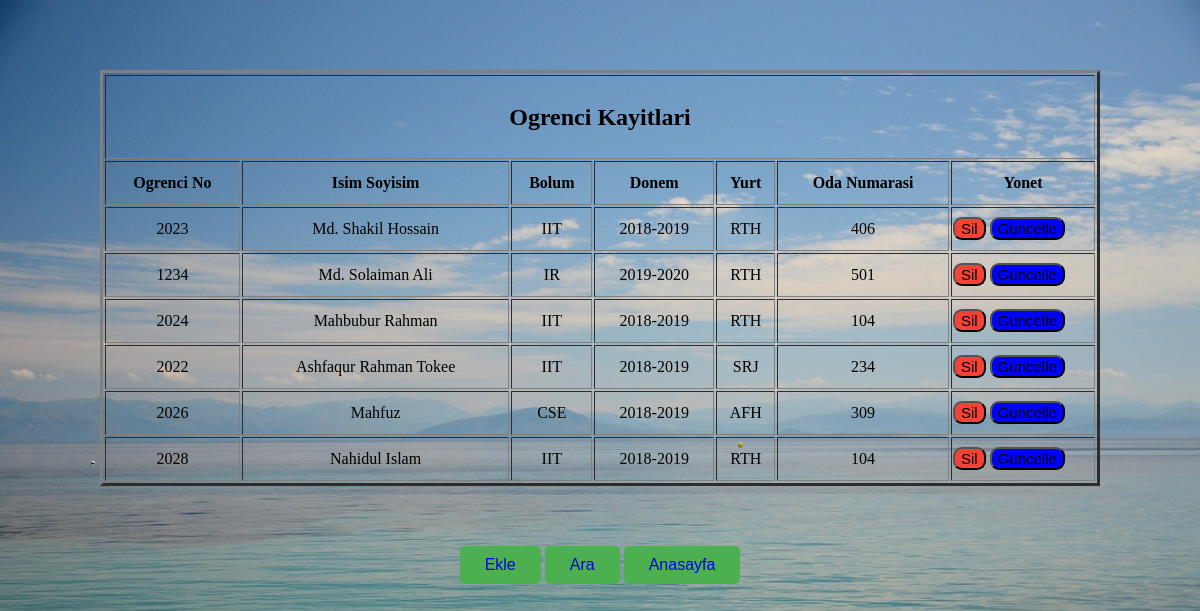
/Student/DispStudent.php, run on the app's committed database.
### tables this page shows
CREATE TABLE `student` (
  `Stu_id` int(10) NOT NULL,
  `Name` varchar(40) NOT NULL,
  `Department` varchar(30) NOT NULL,
  `Session` varchar(20) NOT NULL,
  `hall` varchar(250) NOT NULL,
  `Room_Number` int(10) NOT NULL,
  `Floor_Number` varchar(10) NOT NULL
);

### Student/DispStudent.php (the view, shortened to what this page needs)
 <!DOCTYPE html>
<html>
	<head>
	</head>
	<body bgcolor="lightblue">
	<table align="center" class="table2" border="3px solid black" style="width:1000px; line-height:40px;">
	<tr>
		<th colspan="8"><h2>Ogrenci Kayitlari</h2></th>
		</tr>
			  <th> Ogrenci No </th>
			  <th>Isim Soyisim </th>
			  <th> Bolum </th>
			  <th> Donem </th>
        <th> Yurt </th>
        <th>Oda Numarasi </th>
        <th>Yonet</th>
		<?php
    include 'connection.php';
    $sql = "select * from Student ";
    $query = mysqli_query($conn, $sql);
     while($row1=mysqli_fetch_array($query))
		{
		?>
		<tr> <td class="tdr"><?php echo $row1['Stu_id']; ?></td>
		<td class="tdr"><?php echo $row1['Name']; ?></td>
		<td class="tdr"><?php echo $row1['Department']; ?></td>
		<td class="tdr"><?php echo $row1['Session']; ?></td>
    <td class="tdr"><?php echo $row1['hall']; ?></td>
    <td class="tdr"><?php echo $row1['Room_Number']; ?></td>
    <td style="width: 140px;">
                                <button id="delete"><a href="Delete.php?Stu_id=<?php echo $row1["Stu_id"]; ?>" id="link1">Sil</a></button>
                                <button id="update">
                                <a href="Update.php?Stu_id=<?php echo $row1["Stu_id"]; ?>"id="link1"> Guncelle</a>
                                </button>
                            </td>
		</tr>
	<?php
               }
          ?>
	</table>
  <center>
 <button class="button" > <a href="student.html" style="text-decoration: none;">Ekle</a> </button>
 <button class="button" > <a href="index.html" style="text-decoration: none;">Ara</a> </button>
 <button class="button" > <a href="../dashboard/home.php" style="text-decoration: none;">Anasayfa</a> </button>
              </center>
</body>
	</html>

### Student/DispStudent.php (style rules this page uses)
body { background-image: url(../images/sea2.jpg); background-repeat: no-repeat; background-size: cover; }
.tdr { text-align:center; }
.button { background-color: #4CAF50; border: none; color: white; padding: 10px 25px; text-align: center; margin-top: 60px; border-radius: 5px; text-decoration: none; display: inline-block; font-size: 16px; }
.table2 { margin-top: 70px; }
#delete { background-color: #f44336; color: black; border-radius: 9px 9px; }
#link1 { color: black; text-decoration: none; font-size: 15px; }
#update { background-color: blue; color: black; border-radius: 9px 9px; }

### data on the page
student: Stu_id "2023", Name "Md. Shakil Hossain", Department "IIT", Session "2018-2019", hall "RTH", Room_Number "406"
student: Stu_id "1234", Name "Md. Solaiman Ali", Department "IR", Session "2019-2020", hall "RTH", Room_Number "501"
student: Stu_id "2024", Name "Mahbubur Rahman", Department "IIT", Session "2018-2019", hall "RTH", Room_Number "104"
student: Stu_id "2022", Name "Ashfaqur Rahman Tokee", Department "IIT", Session "2018-2019", hall "SRJ", Room_Number "234"
student: Stu_id "2026", Name "Mahfuz", Department "CSE", Session "2018-2019", hall "AFH", Room_Number "309"
student: Stu_id "2028", Name "Nahidul Islam", Department "IIT", Session "2018-2019", hall "RTH", Room_Number "104"
